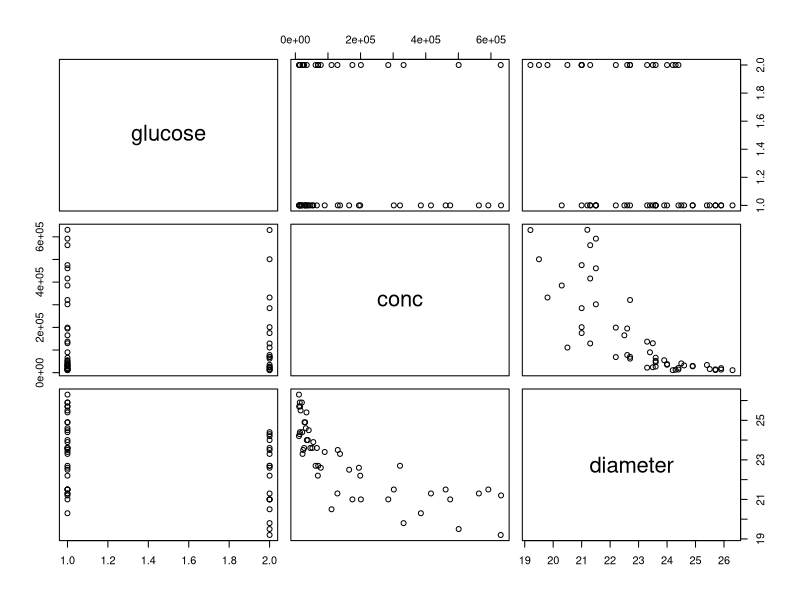
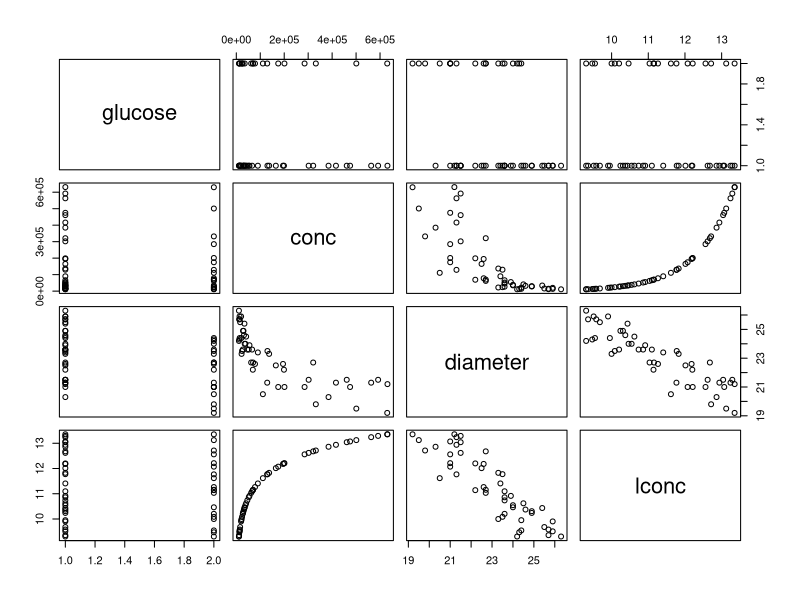
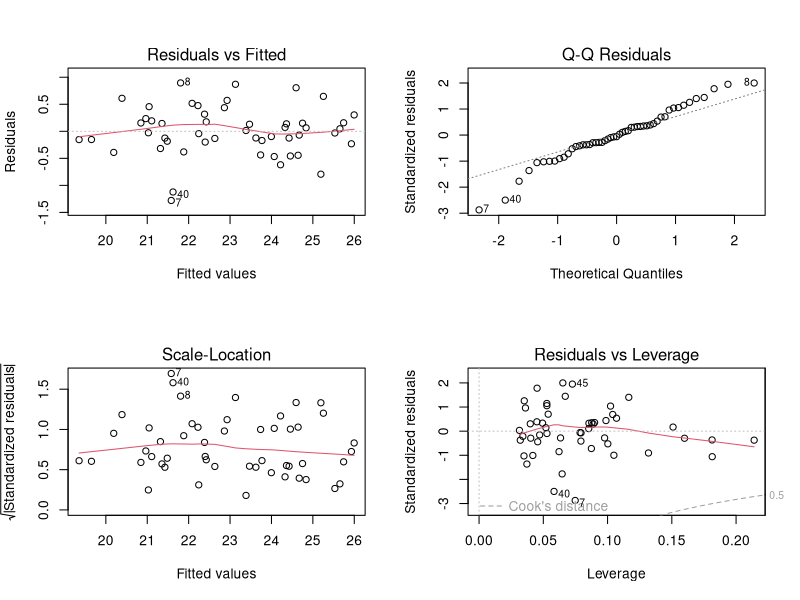
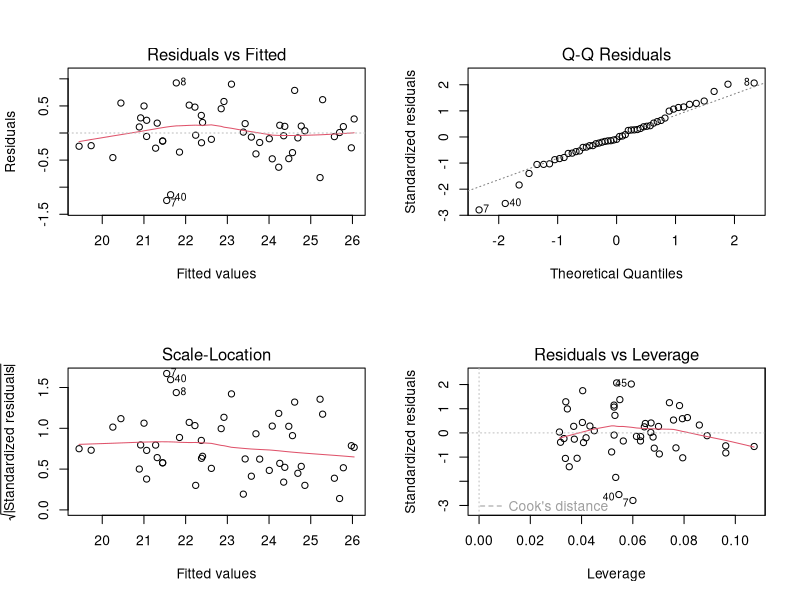
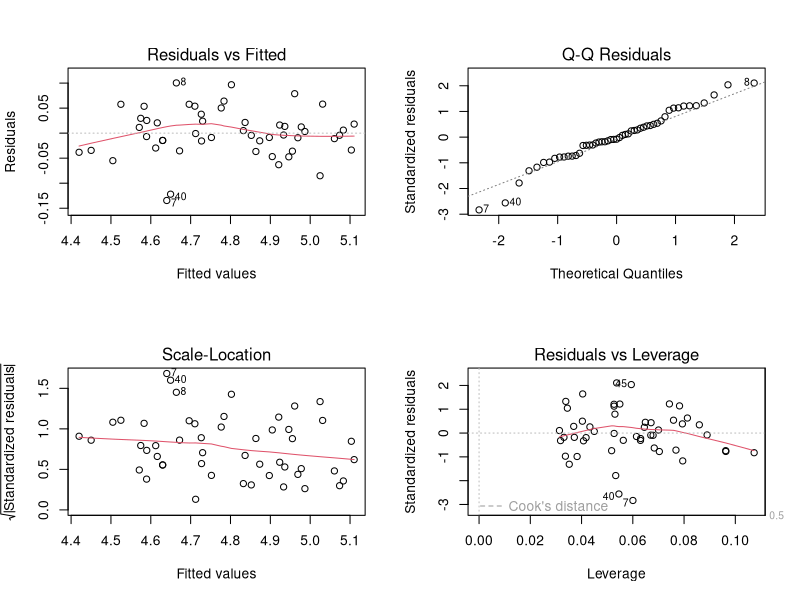
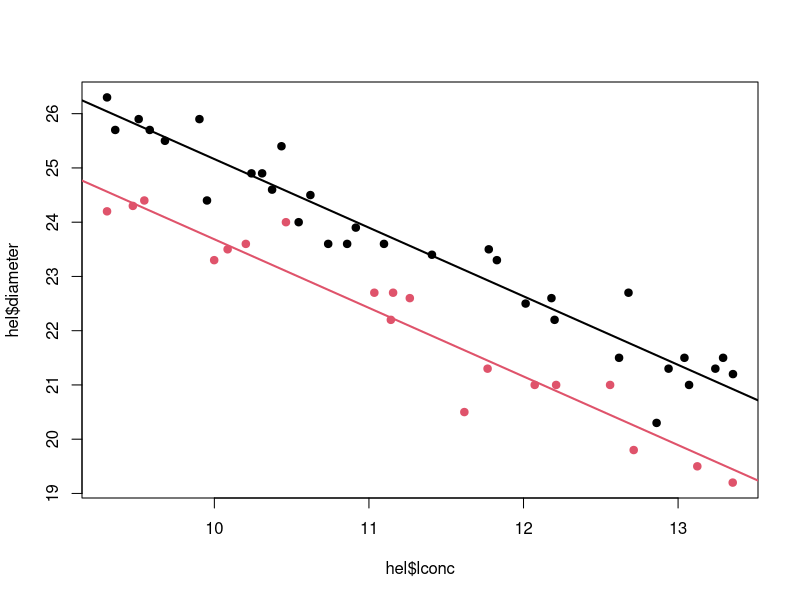

R code for these plots, in order:
###############################################
## Day 5: hellung
###############################################
setwd("C:\\Users\\RAN\\OneDrive\\books\\Applied stat\\day5")
hel<-read.table("hellung.txt",header=TRUE,row.names=1)
summary(hel)
hel$glucose<-factor(hel$glucose,labels=c("Yes","No"))
summary(hel)
pairs(hel)
hel$lconc<-log(hel$conc)
pairs(hel)
lm1<-lm(diameter~lconc*glucose,hel)
summary(lm1)
par(mfrow=c(2,2))
plot(lm1)
lm2<-lm(diameter~lconc+glucose,hel)
summary(lm2) 
plot(lm2)
lm3<-lm(sqrt(diameter)~lconc+glucose,hel)
summary(lm3)
plot(lm3)

par(mfrow=c(1,1))
plot(hel$lconc,hel$diameter,col=as.numeric(hel$glucose),pch=19)
coef(lm2)
abline(a=coef(lm2)[1],b=coef(lm2)[2],lwd=2)
abline(a=sum(coef(lm2)[-2]),b=coef(lm2)[2],lwd=2,col=2)
#abline(a=coef(lm2)[1]+coef(lm2)[3],b=coef(lm2)[2],lwd=2,col=2)

